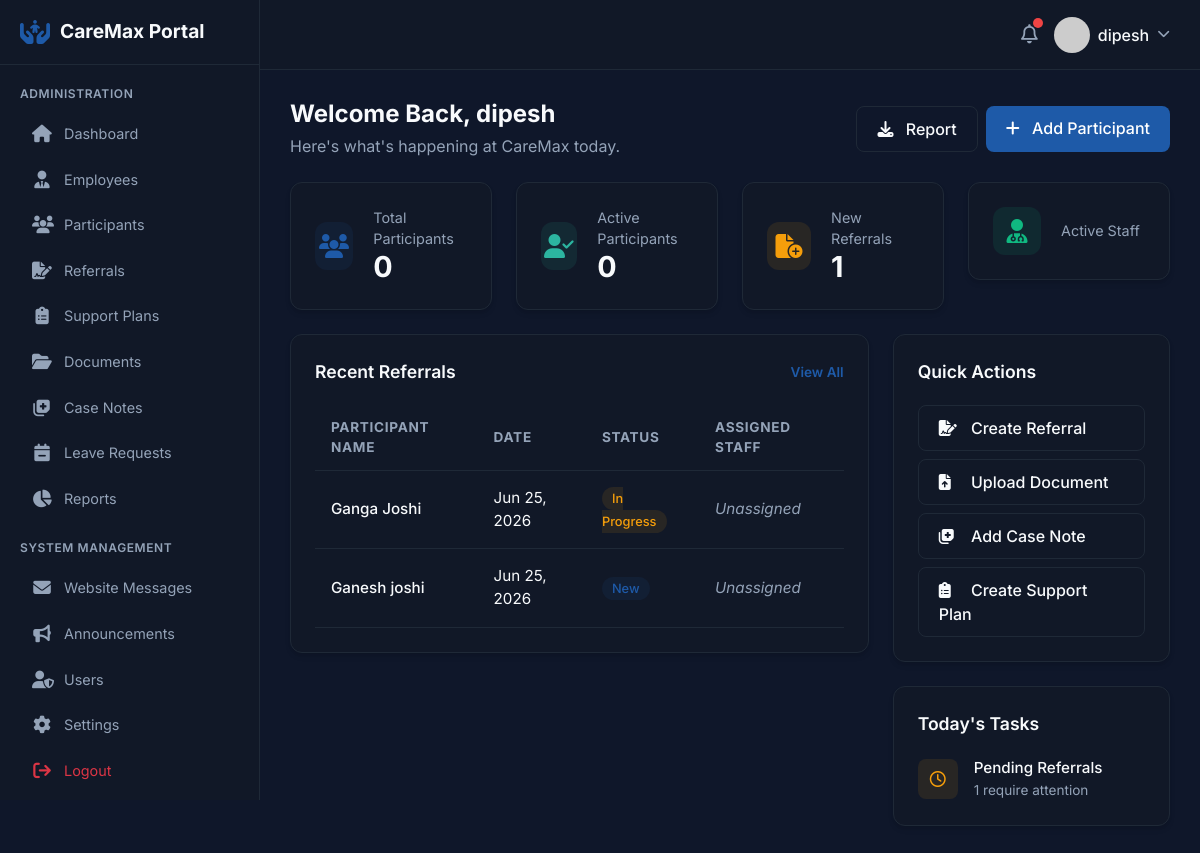
Screenshot of /portal/ (signed in) with the database file from the repository.
### referrals/models.py (models this page shows, shortened)
class Referral(models.Model):
    GENDER_CHOICES = (
        ('Male', 'Male'),
        ('Female', 'Female'),
        ('Non-binary', 'Non-binary'),
        ('Prefer not to say', 'Prefer not to say'),
    )
    PLAN_MANAGEMENT_CHOICES = (
        ('NDIA Agency Managed', 'NDIA Agency Managed'),
        ('Self Managed', 'Self Managed'),
        ('Plan Managed', 'Plan Managed'),
        ('Not Yet Approved', 'Not Yet Approved'),
        ('Not Sure', 'Not Sure'),
    )
    RELATIONSHIP_CHOICES = (
        ('Self', 'Self'),
        ('Family Member', 'Family Member'),
        ('Support Coordinator', 'Support Coordinator'),
        ('Healthcare Provider', 'Healthcare Provider'),
        ('Other', 'Other'),
    )
    STATUS_CHOICES = (
        ('New', 'New'),
        ('Contacted', 'Contacted'),
        ('Assessment Scheduled', 'Assessment Scheduled'),
        ('In Progress', 'In Progress'),
        ('Approved', 'Approved'),
        ('Closed', 'Closed'),
    )
    first_name = models.CharField(max_length=100)
    last_name = models.CharField(max_length=100)
    date_of_birth = models.DateField(null=True, blank=True)
    gender = models.CharField(max_length=50, choices=GENDER_CHOICES, blank=True)
    phone = models.CharField(max_length=20)
    email = models.EmailField(blank=True)
    address = models.CharField(max_length=255, blank=True, verbose_name="Address / Suburb")
    ndis_number = models.CharField(max_length=50, blank=True, verbose_name="NDIS Number")
    plan_management = models.CharField(max_length=50, choices=PLAN_MANAGEMENT_CHOICES, blank=True, verbose_name="Plan Managed By")
    support_goals = models.TextField(blank=True)
    additional_notes = models.TextField(blank=True)
    referrer_name = models.CharField(max_length=150, blank=True)
    relationship = models.CharField(max_length=50, choices=RELATIONSHIP_CHOICES, blank=True)
    referrer_phone = models.CharField(max_length=20, blank=True)
    referrer_email = models.EmailField(blank=True)
    status = models.CharField(max_length=30, choices=STATUS_CHOICES, default='New')
    assigned_staff = models.ForeignKey(User, on_delete=models.SET_NULL, null=True, blank=True, related_name='assigned_referrals')
    created_at = models.DateTimeField(auto_now_add=True)
    updated_at = models.DateTimeField(auto_now=True)

### portal/views.py (the view)
# urls.py: path('', views.DashboardView.as_view(), name='index'),
class DashboardView(LoginRequiredMixin, StaffRequiredMixin, TemplateView):
    template_name = 'portal/dashboard.html'
    def get_context_data(self, **kwargs):
        context = super().get_context_data(**kwargs)
        user = self.request.user
        is_admin = user.is_superuser or user.has_perm('auth.view_user')
        context['is_admin'] = is_admin
        if is_admin:
            participants = Participant.objects.all()
            referrals = Referral.objects.all()
        else:
            from guardian.shortcuts import get_objects_for_user
            participants = get_objects_for_user(user, 'portal.view_participant')
            referrals = get_objects_for_user(user, 'referrals.view_referral')
        context['total_participants'] = participants.count()
        context['active_participants'] = participants.filter(status='Active').count()
        context['new_referrals'] = referrals.filter(status='New').count()
        context['pending_referrals'] = referrals.filter(status__in=['Contacted', 'Assessment Scheduled', 'In Progress']).count()
        context['recent_referrals'] = referrals.order_by('-created_at')[:5]
        return context

### templates/portal/dashboard.html (shortened to what this page needs)
{% extends "portal/base_portal.html" %}
{% block content %}
<div class="d-flex justify-content-between align-items-center mb-4">
    <div>
        <h1 style="font-size: 1.5rem; font-weight: 700; margin-bottom: 5px;">Welcome Back, {{ request.user.first_name|default:request.user.username }}</h1>
        <p style="color: var(--text-muted); margin: 0;">Here's what's happening at CareMax today.</p>
    </div>
    <div class="d-flex gap-2">
        <a href="{% url 'portal:reports' %}" class="btn-portal-secondary"><i class="fa-solid fa-download me-2"></i> Report</a>
        <a href="{% url 'portal:participant_list' %}" class="btn-portal-primary"><i class="fa-solid fa-plus me-2"></i> Add Participant</a>
    </div>
</div>
<div class="row mb-4">
    <div class="col-md-3">
        <div class="glass-card mb-0">
            <div class="metric-card">
                <div class="metric-icon blue"><i class="fa-solid fa-users"></i></div>
                <div class="metric-info">
                    <p>Total Participants</p>
                    <h3>{{ total_participants }}</h3>
                </div>
            </div>
        </div>
    </div>
    <div class="col-md-3">
        <div class="glass-card mb-0">
            <div class="metric-card">
                <div class="metric-icon teal"><i class="fa-solid fa-user-check"></i></div>
                <div class="metric-info">
                    <p>Active Participants</p>
                    <h3>{{ active_participants }}</h3>
                </div>
            </div>
        </div>
    </div>
    <div class="col-md-3">
        <div class="glass-card mb-0">
            <div class="metric-card">
                <div class="metric-icon warning"><i class="fa-solid fa-file-circle-plus"></i></div>
                <div class="metric-info">
                    <p>New Referrals</p>
                    <h3>{{ new_referrals }}</h3>
                </div>
            </div>
        </div>
    </div>
    <div class="col-md-3">
        <div class="glass-card mb-0">
            <div class="metric-card">
                <div class="metric-icon success"><i class="fa-solid fa-user-doctor"></i></div>
                <div class="metric-info">
                    <p>Active Staff</p>
                </div>
            </div>
        </div>
    </div>
</div>
<div class="row">
    <div class="col-md-8">
        <div class="glass-card">
            <div class="glass-card-title">
                Recent Referrals
                <a href="{% url 'portal:referral_list' %}" style="font-size: 0.85rem; color: var(--primary-blue); text-decoration: none;">View All</a>
            </div>
            <div class="table-responsive">
                <table class="portal-table">
                    <thead>
                        <tr>
                            <th>Participant Name</th>
                            <th>Date</th>
                            <th>Status</th>
                            <th>Assigned Staff</th>
                        </tr>
                    </thead>
                    <tbody>
                        {% for referral in recent_referrals %}
                        <tr>
                            <td>
                                <div style="font-weight: 500;">{{ referral.first_name }} {{ referral.last_name }}</div>
                            </td>
                            <td>{{ referral.created_at|date:"M d, Y" }}</td>
                            <td>
                                {% if referral.status == 'New' %}
                                    <span class="portal-badge primary">New</span>
                                {% elif referral.status == 'Approved' %}
                                    <span class="portal-badge success">Approved</span>
                                {% elif referral.status == 'Closed' %}
                                    <span class="portal-badge danger">Closed</span>
                                {% else %}
                                    <span class="portal-badge warning">{{ referral.status }}</span>
                                {% endif %}
                            </td>
                            <td>
                                {% if referral.assigned_staff %}
                                    {{ referral.assigned_staff.get_full_name }}
                                {% else %}
                                    <span style="color: var(--text-muted); font-style: italic;">Unassigned</span>
                                {% endif %}
                            </td>
                        </tr>
                        {% empty %}
                        <tr>
                            <td colspan="4" class="text-center py-4" style="color: var(--text-muted);">
                                No recent referrals found.
                            </td>
                        </tr>
                        {% endfor %}
                    </tbody>
                </table>
            </div>
        </div>
    </div>
    <div class="col-md-4">
        <div class="glass-card mb-4">
            <div class="glass-card-title">Quick Actions</div>
            <div class="d-flex flex-column gap-2">
                <a href="{% url 'portal:referral_list' %}" class="btn-portal-secondary text-start"><i class="fa-solid fa-file-signature me-2" style="width: 20px;"></i> Create Referral</a>
                <a href="{% url 'portal:documents' %}" class="btn-portal-secondary text-start"><i class="fa-solid fa-file-arrow-up me-2" style="width: 20px;"></i> Upload Document</a>
                <a href="{% url 'portal:case_notes' %}" class="btn-portal-secondary text-start"><i class="fa-solid fa-notes-medical me-2" style="width: 20px;"></i> Add Case Note</a>
                <a href="{% url 'portal:support_plans' %}" class="btn-portal-secondary text-start"><i class="fa-solid fa-clipboard-list me-2" style="width: 20px;"></i> Create Support Plan</a>
            </div>
        </div>
        <div class="glass-card">
            <div class="glass-card-title">Today's Tasks</div>
            <div class="d-flex flex-column gap-3">
                <div class="d-flex align-items-center gap-3">
                    <div style="width: 40px; height: 40px; border-radius: 8px; background: rgba(245, 158, 11, 0.1); color: var(--warning); display: flex; align-items: center; justify-content: center;">
                        <i class="fa-regular fa-clock"></i>
                    </div>
                    <div>
                        <div style="font-weight: 500; font-size: 0.95rem;">Pending Referrals</div>
                        <div style="color: var(--text-muted); font-size: 0.85rem;">{{ pending_referrals }} require attention</div>
                    </div>
                </div>
            </div>
        </div>
    </div>
</div>
{% endblock %}

### templates/portal/base_portal.html (shortened to what this page needs)
{% load static auth_extras %}
<!DOCTYPE html>
<html lang="en">
<head>
    <link href="https://cdn.jsdelivr.net/npm/bootstrap@5.3.0/dist/css/bootstrap.min.css" rel="stylesheet">
    <link rel="stylesheet" href="https://cdnjs.cloudflare.com/ajax/libs/font-awesome/6.4.0/css/all.min.css">
    <link rel="stylesheet" href="{% static 'css/portal.css' %}">
</head>
<body>
    <aside class="portal-sidebar">
        <div class="portal-brand">
            <i class="fa-solid fa-hands-holding-child" style="color: var(--primary-blue); font-size: 1.5rem;"></i>
            <h2>CareMax Portal</h2>
        </div>
        {% if perms.auth.view_user %}
        <div class="portal-nav-section">
            <div class="portal-nav-title">Administration</div>
            <a href="{% url 'portal:dashboard' %}" class="portal-nav-link {% if request.resolver_match.url_name == 'dashboard' %}active{% endif %}">
                <i class="fa-solid fa-house"></i> Dashboard
            </a>
            <a href="{% url 'portal:employees' %}" class="portal-nav-link {% if request.resolver_match.url_name == 'employees' %}active{% endif %}">
                <i class="fa-solid fa-user-tie"></i> Employees
            </a>
            <a href="{% url 'portal:participant_list' %}" class="portal-nav-link {% if 'participant' in request.resolver_match.url_name %}active{% endif %}">
                <i class="fa-solid fa-users"></i> Participants
            </a>
            <a href="{% url 'portal:referral_list' %}" class="portal-nav-link {% if 'referral' in request.resolver_match.url_name %}active{% endif %}">
                <i class="fa-solid fa-file-signature"></i> Referrals
            </a>
            <a href="{% url 'portal:support_plans' %}" class="portal-nav-link {% if request.resolver_match.url_name == 'support_plans' %}active{% endif %}">
                <i class="fa-solid fa-clipboard-list"></i> Support Plans
            </a>
            <a href="{% url 'portal:documents' %}" class="portal-nav-link {% if request.resolver_match.url_name == 'documents' %}active{% endif %}">
                <i class="fa-solid fa-folder-open"></i> Documents
            </a>
            <a href="{% url 'portal:case_notes' %}" class="portal-nav-link {% if request.resolver_match.url_name == 'case_notes' %}active{% endif %}">
                <i class="fa-solid fa-notes-medical"></i> Case Notes
            </a>
            <a href="{% url 'portal:leave_requests' %}" class="portal-nav-link {% if request.resolver_match.url_name == 'leave_requests' %}active{% endif %}">
                <i class="fa-solid fa-calendar-minus"></i> Leave Requests
            </a>
            <a href="{% url 'portal:reports' %}" class="portal-nav-link {% if request.resolver_match.url_name == 'reports' %}active{% endif %}">
                <i class="fa-solid fa-chart-pie"></i> Reports
            </a>
        </div>
        <div class="portal-nav-section">
            <div class="portal-nav-title">System Management</div>
            <a href="{% url 'portal:website_messages' %}" class="portal-nav-link {% if request.resolver_match.url_name == 'website_messages' %}active{% endif %}">
                <i class="fa-solid fa-envelope"></i> Website Messages
            </a>
            <a href="{% url 'portal:announcements' %}" class="portal-nav-link {% if request.resolver_match.url_name == 'announcements' %}active{% endif %}">
                <i class="fa-solid fa-bullhorn"></i> Announcements
            </a>
            <a href="{% url 'portal:users' %}" class="portal-nav-link {% if request.resolver_match.url_name == 'users' %}active{% endif %}">
                <i class="fa-solid fa-user-shield"></i> Users
            </a>
            <a href="{% url 'portal:settings' %}" class="portal-nav-link {% if request.resolver_match.url_name == 'settings' %}active{% endif %}">
                <i class="fa-solid fa-gear"></i> Settings
            </a>
            <a href="{% url 'portal:logout' %}" class="portal-nav-link text-danger">
                <i class="fa-solid fa-arrow-right-from-bracket"></i> Logout
            </a>
        </div>
        {% endif %}
    </aside>
    <main class="portal-main">
        <header class="portal-header">
            <div class="d-flex align-items-center gap-3">
                <div style="position: relative;">
                    <i class="fa-regular fa-bell" style="font-size: 1.2rem; cursor: pointer; color: var(--text-muted);"></i>
                    <span style="position: absolute; top: -5px; right: -5px; width: 10px; height: 10px; background-color: var(--danger); border-radius: 50%;"></span>
                </div>
                <div class="dropdown">
                    <a href="#" class="d-flex align-items-center gap-2 text-decoration-none" data-bs-toggle="dropdown" aria-expanded="false">
                        <img src="https://ui-avatars.com/api/?name={{ request.user.first_name }}+{{ request.user.last_name }}&background=1E5AA8&color=fff" alt="User Profile" style="width: 36px; height: 36px; border-radius: 50%;">
                        <span style="color: var(--text-main); font-weight: 500;">{{ request.user.get_full_name|default:request.user.username }}</span>
                        <i class="fa-solid fa-chevron-down" style="color: var(--text-muted); font-size: 0.8rem;"></i>
                    </a>
                </div>
            </div>
        </header>
        <div class="portal-content">
            {% block content %}
            {% endblock %}
        </div>
    </main>
</body>
</html>

### rows the page displays
Referral: first_name "Ganga", last_name "Joshi", created_at "Jun 25, 2026", status "In Progress", shows "Unassigned"
Referral: first_name "Ganesh", last_name "joshi", created_at "Jun 25, 2026", status "New", shows "Unassigned"

### other values shown
{{ request.user.get_full_name|default:request.user.username }} "dipesh"
{{ request.user.first_name|default:request.user.username }} "dipesh"
{{ total_participants }} "0"
{{ active_participants }} "0"
{{ new_referrals }} "1"
{{ pending_referrals }} "1"
